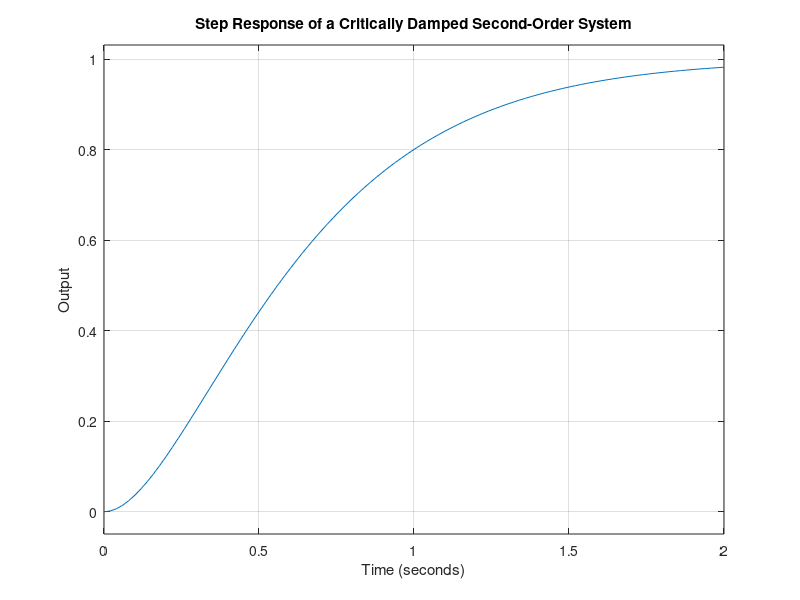

Reproduce this figure in MATLAB.
% Critically Damped Second-Order System Response
clc; clear; close all;

% System parameters (Critically Damped)
K = 1;          % System gain
wn = 3;         % Natural frequency (rad/s)
zeta = 1;       % Critical damping ratio (zeta = 1)

% Transfer function: G(s) = K*wn^2 / (s^2 + 2*zeta*wn*s + wn^2)
s = tf('s');
G = K*wn^2 / (s^2 + 2*zeta*wn*s + wn^2);

% Display
disp('Critically Damped Second-Order Transfer Function:');
disp(G);

% Step response
figure;
step(G)
grid on;
title('Step Response of a Critically Damped Second-Order System');
xlabel('Time (seconds)');
ylabel('Output');
